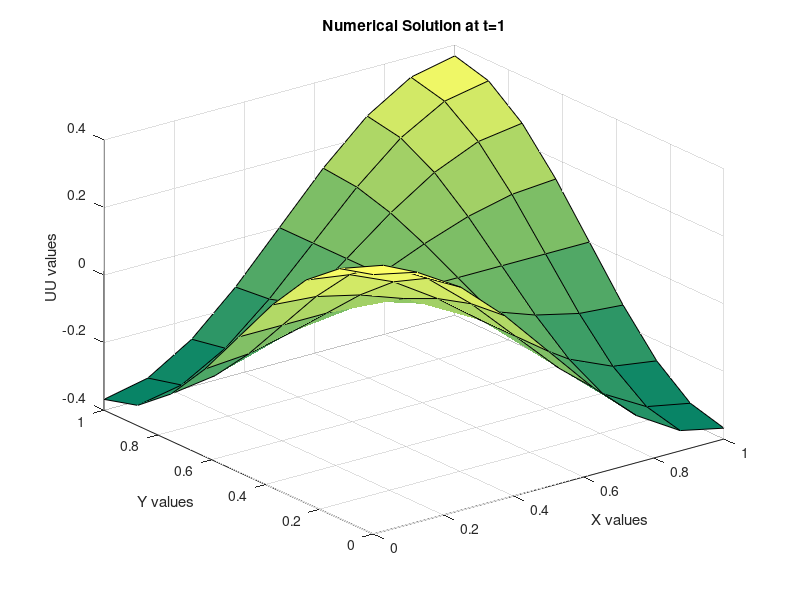
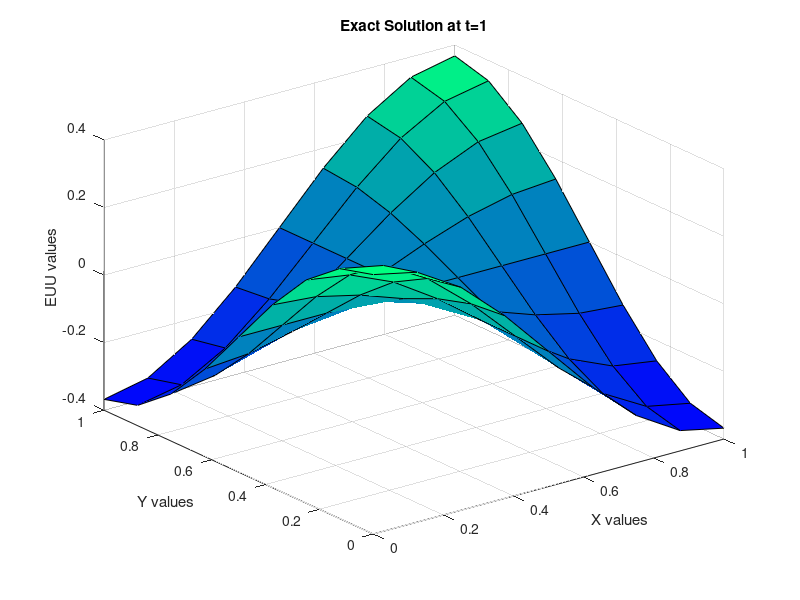

Reproduce these figures in MATLAB, in order.
%--------------------------------
% Numerical Solution of 2D Nonlinear Parabolic Eqn with forcing function
% Uxx+Uyy=Ut+alpha*U*U+f(x,y,t), % U(x,y,t)=exp(-t)*cos(pi*x)*cos(pi*y)
% Name:-KSHITIJ BAHUKHANDI;
% Roll No:- SAU/AM(M)/2023/06
% APM (III-Semester)-2024-25
% SOUTH ASIAN UNIVERSITY
% MATLAB File:- 16
% South Asian University
%-----------------------------
 clear all; % clear all variables in memory
 alpha=10.0;
 LAM=0.8;
 LL=8; MM=LL; % LL=16, LL=32, Ll=64
 JJ=80; % JJ=160, JJ=640, JJ=2560, %Solution at t=1
 H=1.0/LL;
 K=LAM*H*H;
 disp('Numerical Solution of 2D Nonlinear Parabolic Equation');
 disp(' ');
 fprintf('LL=%4.2f, K=%6.4f, LAM=%6.2f \n',LL,K,LAM);
 disp(' ');
 % Dimensions
 X=zeros(1,LL+1);Y=zeros(1,MM+1); T=zeros(1,JJ+1);TT=zeros(1,JJ+1);
 U=zeros(LL+1,MM+1,JJ+1);EU=zeros(LL+1,MM+1,JJ+1);
 OLDU=zeros(LL+1,MM+1,JJ+1);
 % Formation of Nodal Points
 for L=1:LL+1
 for M=1:MM+1
 for J=1:JJ+1
 X(L)=(L-1)*H;
 Y(M)=(M-1)*H;
 T(J)=(J-1)*K;
 TT(J)=T(J)+0.5*K;
 end
 end
 end
 % Exact Solution & RHS function
 for L=1:LL+1
 for M=1:MM+1
 for J=1:JJ+1
 EU(L,M,J)=exp(-T(J))*cos(pi*X(L))*cos(pi*Y(M));
 ETT(L,M,J)=exp(-TT(J))*cos(pi*X(L))*cos(pi*Y(M));
 F(L,M,J)=(1-2*pi*pi)*ETT(L,M,J)-alpha*ETT(L,M,J)^2;
 end
 end
 end
 % Initial conditions
 for L=1:LL+1
 for M=1:MM+1
 U(L,M,1)=EU(L,M,1);
 end
 end
 % Boundary conditions
 for J=1:JJ
 for L=1:LL+1
 for M=1:MM+1
 U(1,M,J+1)=EU(1,M,J+1);
 U(LL+1,M,J+1)=EU(LL+1,M,J+1);
 U(L,1,J+1)=EU(L,1,J+1);
 U(L,MM+1,J+1)=EU(L,MM+1,J+1);
 end
 end
 end
 % Solution at advanced time level
 tic % CPU time starts
 for J=1:JJ
 % Initial & First Approx
 for L=2:LL
 for M=2:MM
 OLDU(L,M,J+1)=EU(L,M,J+1);
 U(L,M,J+1)=OLDU(L,M,J+1);
 end
 end
 for KK=1:600 %Iteration Starts
 % Solution at Internal grid points at each time level
 for L=2:LL
 for M=2:MM
 F0=F(L,M,J);
 R0=U(L,M,J);
 R1=U(L+1,M,J);
 R2=U(L-1,M,J);
 R3=U(L,M+1,J);
 R4=U(L,M-1,J);
 R5=R1+R2-2*R0;
 R6=R3+R4-2*R0;
 U0=U(L,M,J+1);
 U1=U(L+1,M,J+1);
 U2=U(L-1,M,J+1);
 U3=U(L,M+1,J+1);
 U4=U(L,M-1,J+1);
 U5=U1+U2;
 U6=U3+U4;
 P0=0.25*alpha*K;
 P1=1+2*LAM+2*P0*R0;
 P2=K*F0+P0*R0*R0-R0-0.5*LAM*(R5+R6+U5+U6);
 AA=P0*U0*U0+P1*U0+P2;
 DA=2*P0*U0+P1;
 U(L,M,J+1)=U(L,M,J+1)-AA/DA;
 end
 end
 % Calculate Errors
 MAU=0.0;
 RMU=0.0;
 for L=2:LL
 for M=2:MM
 ERU=abs(U(L,M,J+1)-EU(L,M,J+1));
 RMU=RMU+ERU^2;
 if MAU<=ERU, MAU=ERU; end
 end
 end
 RMU=sqrt(RMU/((LL-1)*(MM-1)));
 % Print errors
 % fprintf('T=%6.4f,MAU=%10.4e, RMU=%10.4e\n',(J-1)*K,MAU,RMU);
 % Error Tolerance
 BIG=0.0;
 for L=2:LL
 for M=2:MM
 FU=abs(U(L,M,J+1)-OLDU(L,M,J+1));
 if FU >= BIG, BIG=FU; end
 end
 end
 if BIG <= 10^(-12), break; end
 for L=2:LL
 for M=2:MM
 OLDU(L,M,J+1)=U(L,M,J+1);
 end
 end
 end
 % Print errors
 fprintf('T=%6.4f,KK=%4.0f,MAU=%10.4e, RMU=%10.4e\n',J*K,KK,MAU,RMU);
 % Set New Initial Conditions
 for L=1:LL+1
 for M=1:MM+1
 U(L,M,J)=U(L,M,J+1);
 end
 end
 end
 disp(' ');
 toc % CPU time ends
 % Plot the results at t=1
 for L=1:LL+1
 for M=1:MM+1
 UU(L,M)=U(L,M,JJ+1);
 EUU(L,M)=exp(-1)*cos(pi*X(L))*cos(pi*Y(M));
 end
 end
 figure (1);
 colormap summer;
 surf(X,Y,UU);
 xlabel('X values');
 ylabel('Y values');
 zlabel('UU values');
 title('Numerical Solution at t=1')
 figure (2);
 colormap winter;
 surf(X,Y,EUU);
 xlabel('X values');
 ylabel('Y values');
 zlabel('EUU values');
 title('Exact Solution at t=1')
